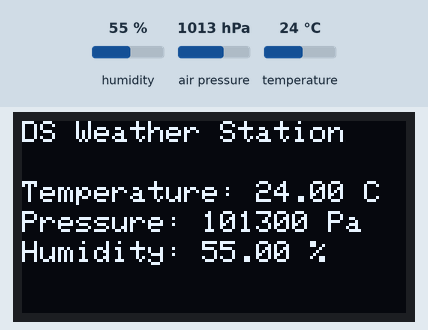
Bench run of a sketch on a simulated Arduino Uno, built with avr-gcc and run on an emulated ATmega328P. Shown: 128×64 one-colour display. The test bench sets the inputs (shaded band); at power-on: humidity 55 %, air pressure 1013 hPa, temperature 24 °C.

Above: at 3.2 s.
3.3 s: humidity set to 22 %
At 4.8 s:
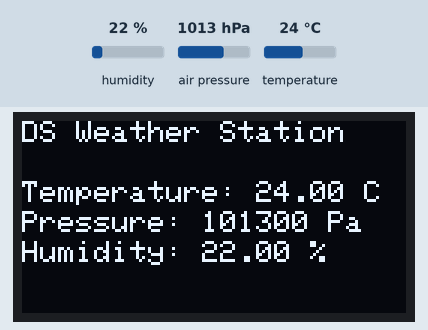
5.1 s: air pressure set to 952 hPa
At 5.5 s:
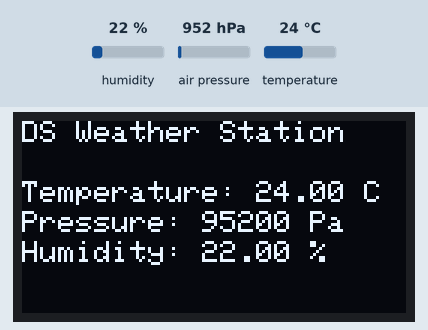
6.7 s: temperature set to 12 °C
At 7.3 s:
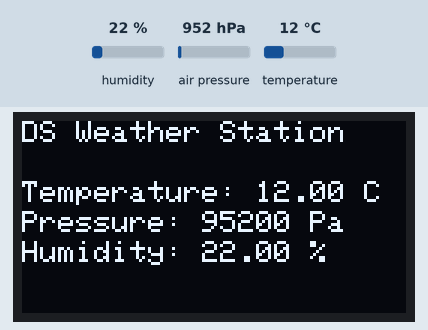
8.3 s: humidity set to 40 %
At 9.2 s:
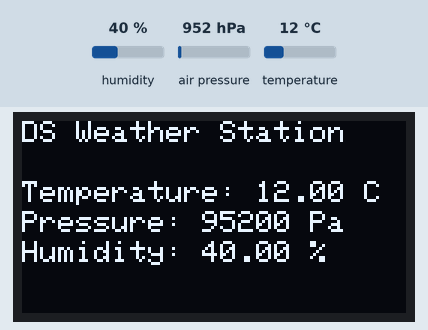
Timing chart, 0 to 10.9 s (numbered marks = the images above; inputs shaded):
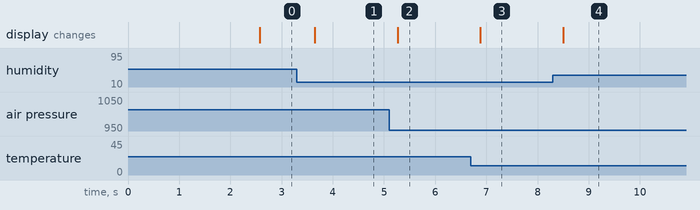

Measured:
- after the input at 3.3 s, the display: changes after 0.35 s (image 1)
- after the input at 5.1 s, the display: changes after 0.16 s (image 2)
- after the input at 6.7 s, the display: changes after 0.18 s (image 3)
- after the input at 8.3 s, the display: changes after 0.20 s (image 4)

The sketch:

bme280_OLED.ino
```cpp
#include <Wire.h>
#include <Adafruit_GFX.h>
#include <Adafruit_SSD1306.h>
#include "SparkFunBME280.h"

#define SCREEN_WIDTH 128
#define SCREEN_HEIGHT 64
#define OLED_RESET -1
Adafruit_SSD1306 display(SCREEN_WIDTH, SCREEN_HEIGHT, &Wire, OLED_RESET);

BME280 mySensorB;

void setup() {
  Serial.begin(57600);
  display.begin(SSD1306_SWITCHCAPVCC, 0x3C);
  delay(2000);
  display.clearDisplay();
  display.setTextColor(WHITE);
  display.setCursor(0,0);
  Wire.begin();
  mySensorB.setI2CAddress(0x76);
  if(mySensorB.beginI2C() == false) Serial.println("Sensor Failed to Connect, Check Wiring");
}

void loop() {
  delay(500);
  display.clearDisplay();

  display.setTextSize(1);
  display.setCursor(0,0);
  display.print("DS Weather Station");

  display.setCursor(0, 20);
  display.print("Temperature: ");
  display.print(mySensorB.readTempC(), 2);
  display.print(" C");

  display.setCursor(0, 30);
  display.print("Pressure: ");
  display.print(mySensorB.readFloatPressure(), 0);
  display.print(" Pa");

  display.setCursor(0, 40);
  display.print("Humidity: ");
  display.print(mySensorB.readFloatHumidity(), 2);
  display.print(" %");

  display.display();
}
```
